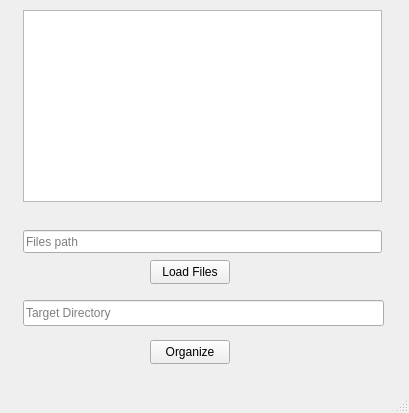
<?xml version="1.0" encoding="UTF-8"?>
<ui version="4.0">
 <class>mainGui</class>
 <widget class="QMainWindow" name="mainGui">
  <property name="geometry">
   <rect>
    <x>0</x>
    <y>0</y>
    <width>409</width>
    <height>413</height>
   </rect>
  </property>
  <property name="windowTitle">
   <string>mainGui</string>
  </property>
  <widget class="QWidget" name="centralwidget">
   <widget class="QListWidget" name="listFiles">
    <property name="geometry">
     <rect>
      <x>23</x>
      <y>10</y>
      <width>359</width>
      <height>192</height>
     </rect>
    </property>
   </widget>
   <widget class="QPushButton" name="btnLoadFiles">
    <property name="geometry">
     <rect>
      <x>150</x>
      <y>260</y>
      <width>80</width>
      <height>24</height>
     </rect>
    </property>
    <property name="text">
     <string>Load Files</string>
    </property>
   </widget>
   <widget class="QLineEdit" name="linePath">
    <property name="geometry">
     <rect>
      <x>23</x>
      <y>230</y>
      <width>359</width>
      <height>23</height>
     </rect>
    </property>
    <property name="placeholderText">
     <string>Files path</string>
    </property>
   </widget>
   <widget class="QPushButton" name="btnOrganize">
    <property name="geometry">
     <rect>
      <x>150</x>
      <y>340</y>
      <width>80</width>
      <height>24</height>
     </rect>
    </property>
    <property name="text">
     <string>Organize</string>
    </property>
   </widget>
   <widget class="QLineEdit" name="lineTarget">
    <property name="geometry">
     <rect>
      <x>23</x>
      <y>300</y>
      <width>361</width>
      <height>26</height>
     </rect>
    </property>
    <property name="placeholderText">
     <string>Target Directory</string>
    </property>
   </widget>
  </widget>
  <widget class="QMenuBar" name="menubar">
   <property name="geometry">
    <rect>
     <x>0</x>
     <y>0</y>
     <width>409</width>
     <height>23</height>
    </rect>
   </property>
  </widget>
  <widget class="QStatusBar" name="statusbar"/>
 </widget>
 <resources/>
 <connections/>
</ui>
